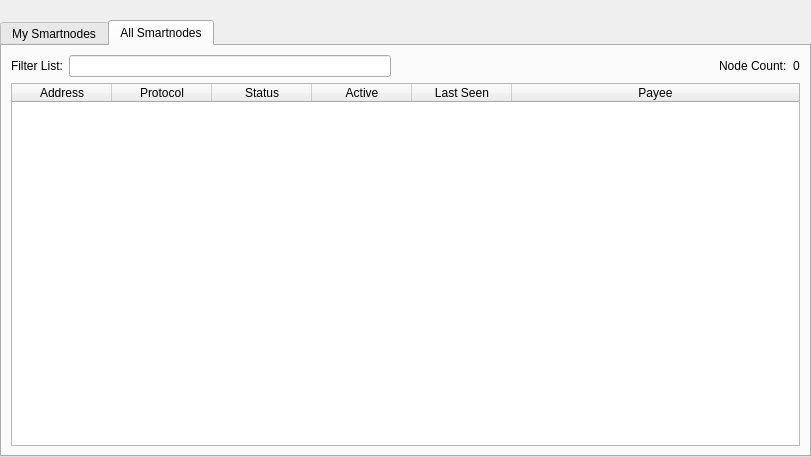
<?xml version="1.0" encoding="UTF-8"?>
<ui version="4.0">
 <class>SmartnodeList</class>
 <widget class="QWidget" name="SmartnodeList">
  <property name="geometry">
   <rect>
    <x>0</x>
    <y>0</y>
    <width>811</width>
    <height>457</height>
   </rect>
  </property>
  <property name="windowTitle">
   <string>Form</string>
  </property>
  <layout class="QVBoxLayout" name="topLayout">
   <property name="leftMargin">
    <number>0</number>
   </property>
   <property name="topMargin">
    <number>0</number>
   </property>
   <property name="rightMargin">
    <number>0</number>
   </property>
   <property name="bottomMargin">
    <number>0</number>
   </property>
   <item>
    <layout class="QVBoxLayout" name="verticalLayout">
     <property name="bottomMargin">
      <number>0</number>
     </property>
     <item>
      <spacer name="horizontalSpacer0">
       <property name="orientation">
        <enum>Qt::Horizontal</enum>
       </property>
       <property name="sizeHint" stdset="0">
        <size>
         <width>40</width>
         <height>20</height>
        </size>
       </property>
      </spacer>
     </item>
     <item>
      <widget class="QTabWidget" name="tabWidget">
       <property name="currentIndex">
        <number>1</number>
       </property>
       <widget class="QWidget" name="tabMySmartnodes">
        <attribute name="title">
         <string>My Smartnodes</string>
        </attribute>
        <layout class="QGridLayout" name="gridLayout_2">
         <item row="0" column="0">
          <layout class="QVBoxLayout" name="verticalLayout_2">
           <property name="bottomMargin">
            <number>0</number>
           </property>
           <item>
            <layout class="QHBoxLayout" name="horizontalLayout_note">
             <property name="bottomMargin">
              <number>0</number>
             </property>
             <item>
              <widget class="QLabel" name="updateNote">
               <property name="text">
                <string>Note: Status of your smartnodes in local wallet can potentially be slightly incorrect.&lt;br /&gt;Always wait for wallet to sync additional data and then double check from another node&lt;br /&gt;if your smartnode should be running but you still do not see &quot;ENABLED&quot; in &quot;Status&quot; field.</string>
               </property>
              </widget>
             </item>
            </layout>
           </item>
           <item>
            <widget class="QTableWidget" name="tableWidgetMySmartnodes">
             <property name="minimumSize">
              <size>
               <width>695</width>
               <height>0</height>
              </size>
             </property>
             <property name="editTriggers">
              <set>QAbstractItemView::NoEditTriggers</set>
             </property>
             <property name="alternatingRowColors">
              <bool>true</bool>
             </property>
             <property name="selectionMode">
              <enum>QAbstractItemView::SingleSelection</enum>
             </property>
             <property name="selectionBehavior">
              <enum>QAbstractItemView::SelectRows</enum>
             </property>
             <property name="sortingEnabled">
              <bool>true</bool>
             </property>
             <attribute name="horizontalHeaderStretchLastSection">
              <bool>true</bool>
             </attribute>
             <column>
              <property name="text">
               <string>Alias</string>
              </property>
             </column>
             <column>
              <property name="text">
               <string>Address</string>
              </property>
             </column>
             <column>
              <property name="text">
               <string>Protocol</string>
              </property>
             </column>
             <column>
              <property name="text">
               <string>Status</string>
              </property>
             </column>
             <column>
              <property name="text">
               <string>Active</string>
              </property>
             </column>
             <column>
              <property name="text">
               <string>Last Seen</string>
              </property>
             </column>
             <column>
              <property name="text">
               <string>Payee</string>
              </property>
             </column>
            </widget>
           </item>
           <item>
            <layout class="QHBoxLayout" name="horizontalLayout_5">
             <property name="bottomMargin">
              <number>0</number>
             </property>
             <item>
              <widget class="QPushButton" name="startButton">
               <property name="text">
                <string>S&amp;tart alias</string>
               </property>
              </widget>
             </item>
             <item>
              <widget class="QPushButton" name="startAllButton">
               <property name="text">
                <string>Start &amp;all</string>
               </property>
              </widget>
             </item>
             <item>
              <widget class="QPushButton" name="startMissingButton">
               <property name="text">
                <string>Start &amp;MISSING</string>
               </property>
              </widget>
             </item>
             <item>
              <widget class="QPushButton" name="UpdateButton">
               <property name="text">
                <string>&amp;Update status</string>
               </property>
              </widget>
             </item>
             <item>
              <widget class="QLabel" name="autoupdate_label">
               <property name="text">
                <string>Status will be updated automatically in (sec):</string>
               </property>
              </widget>
             </item>
             <item>
              <widget class="QLabel" name="secondsLabel">
               <property name="text">
                <string>0</string>
               </property>
              </widget>
             </item>
             <item>
              <spacer name="horizontalSpacer_5">
               <property name="orientation">
                <enum>Qt::Horizontal</enum>
               </property>
               <property name="sizeHint" stdset="0">
                <size>
                 <width>40</width>
                 <height>20</height>
                </size>
               </property>
              </spacer>
             </item>
            </layout>
           </item>
          </layout>
         </item>
        </layout>
       </widget>
       <widget class="QWidget" name="tabAllSmartnodes">
        <attribute name="title">
         <string>All Smartnodes</string>
        </attribute>
        <layout class="QGridLayout" name="gridLayout">
         <item row="1" column="0">
          <widget class="QTableWidget" name="tableWidgetSmartnodes">
           <property name="editTriggers">
            <set>QAbstractItemView::NoEditTriggers</set>
           </property>
           <property name="alternatingRowColors">
            <bool>true</bool>
           </property>
           <property name="selectionBehavior">
            <enum>QAbstractItemView::SelectRows</enum>
           </property>
           <property name="sortingEnabled">
            <bool>true</bool>
           </property>
           <attribute name="horizontalHeaderStretchLastSection">
            <bool>true</bool>
           </attribute>
           <column>
            <property name="text">
             <string>Address</string>
            </property>
           </column>
           <column>
            <property name="text">
             <string>Protocol</string>
            </property>
           </column>
           <column>
            <property name="text">
             <string>Status</string>
            </property>
           </column>
           <column>
            <property name="text">
             <string>Active</string>
            </property>
           </column>
           <column>
            <property name="text">
             <string>Last Seen</string>
            </property>
           </column>
           <column>
            <property name="text">
             <string>Payee</string>
            </property>
           </column>
          </widget>
         </item>
         <item row="0" column="0">
          <layout class="QHBoxLayout" name="horizontalLayout_3">
           <property name="bottomMargin">
            <number>0</number>
           </property>
           <item>
            <widget class="QLabel" name="label_filter">
             <property name="text">
              <string>Filter List:</string>
             </property>
            </widget>
           </item>
           <item>
            <widget class="QLineEdit" name="filterLineEdit">
             <property name="toolTip">
              <string>Filter smartnode list</string>
             </property>
            </widget>
           </item>
           <item>
            <spacer name="horizontalSpacer_3">
             <property name="orientation">
              <enum>Qt::Horizontal</enum>
             </property>
             <property name="sizeHint" stdset="0">
              <size>
               <width>10</width>
               <height>20</height>
              </size>
             </property>
            </spacer>
           </item>
           <item>
            <widget class="QLabel" name="label_count">
             <property name="text">
              <string>Node Count:</string>
             </property>
            </widget>
           </item>
           <item>
            <widget class="QLabel" name="countLabel">
             <property name="text">
              <string>0</string>
             </property>
            </widget>
           </item>
          </layout>
         </item>
        </layout>
       </widget>
      </widget>
     </item>
    </layout>
   </item>
  </layout>
 </widget>
 <resources/>
 <connections/>
</ui>
